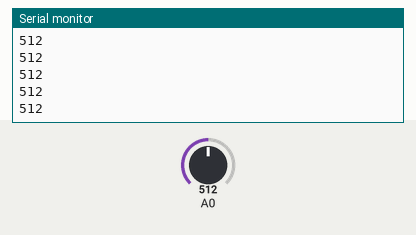
Bench run of a sketch on a simulated Arduino Uno, built with avr-gcc and run on an emulated ATmega328P. Parts: the last lines printed to the serial monitor. The inputs (shaded band) are chosen by the test bench; at power-on: A0 = 512.

Above: at 1.2 s.
1.3 s: A0 set to 716
At 2.3 s:
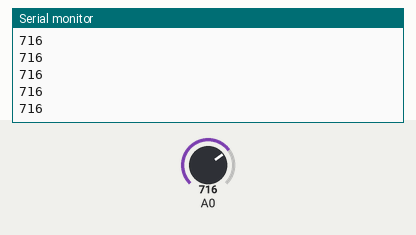
2.8 s: A0 set to 900
At 3.7 s:
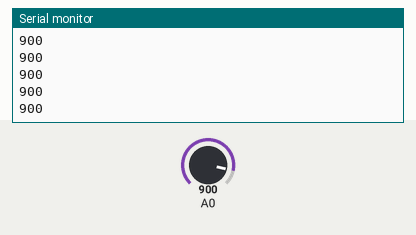
Timing chart, 0 to 5.8 s (numbered marks = the images above; inputs shaded):
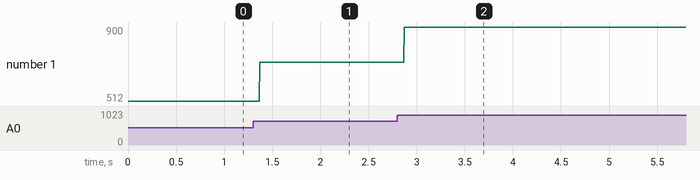

Measured:
- after the input at 1.3 s, the serial monitor: prints a new line after 0.07 s (image 1)
- after the input at 2.8 s, the serial monitor: prints a new line after 0.07 s (image 2)
- plotted number 1: 512 → 716 after the input at 1.3 s, 716 → 900 after the input at 2.8 s

The sketch:

code.ino
```cpp
/*
PWM analog output

write by dezhichen (c8d8z8@gmail.com)
*/

int pot_val;

void setup(){
  Serial.begin(9600);
}

void loop(){
  pot_val = analogRead(0);
  Serial.println(pot_val);
}
```
